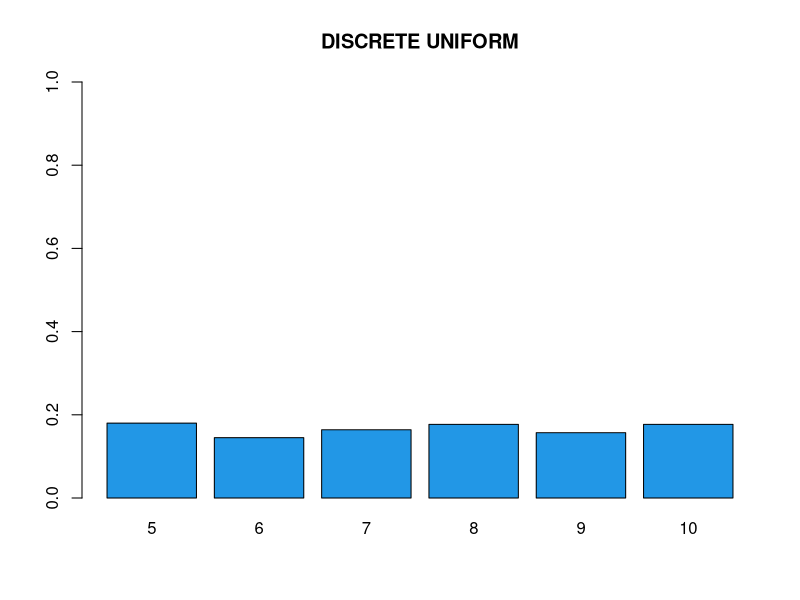
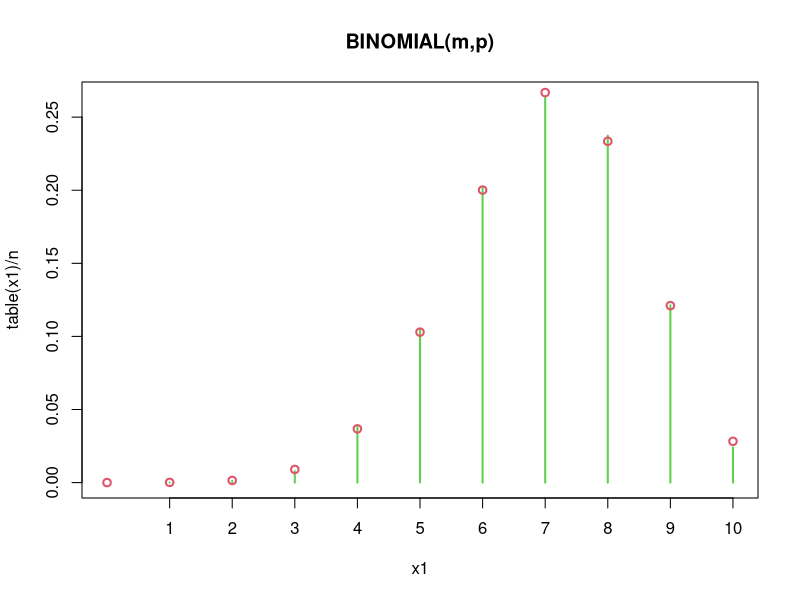
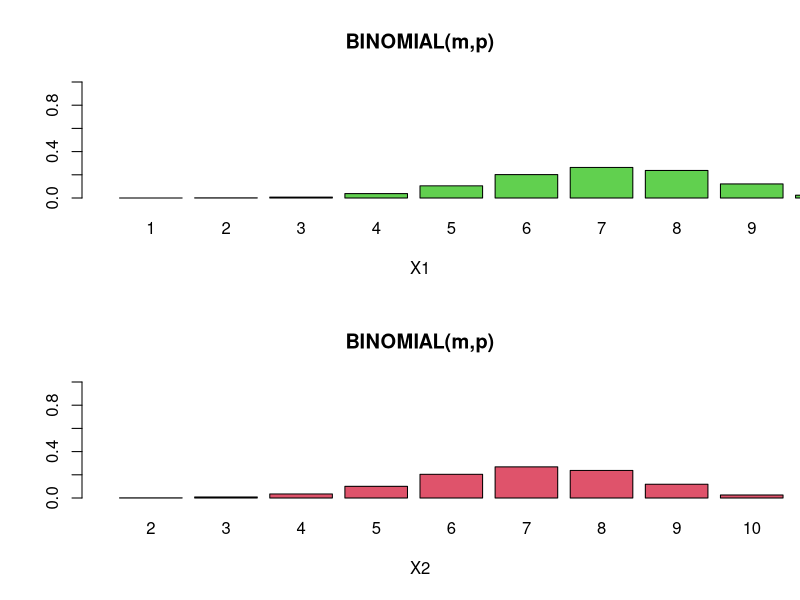
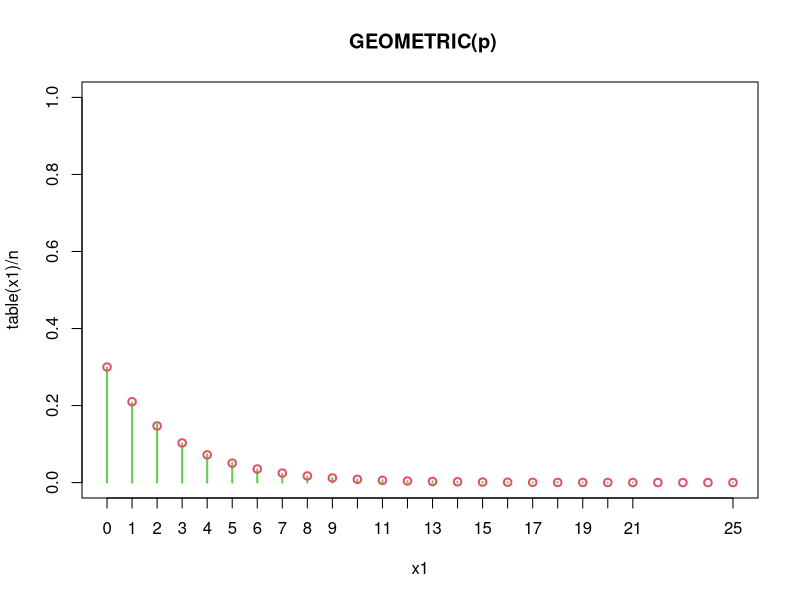
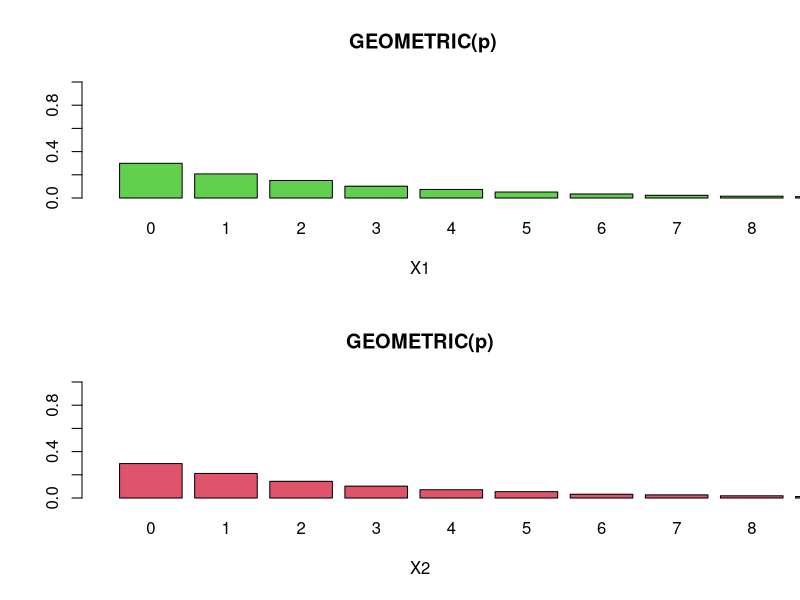
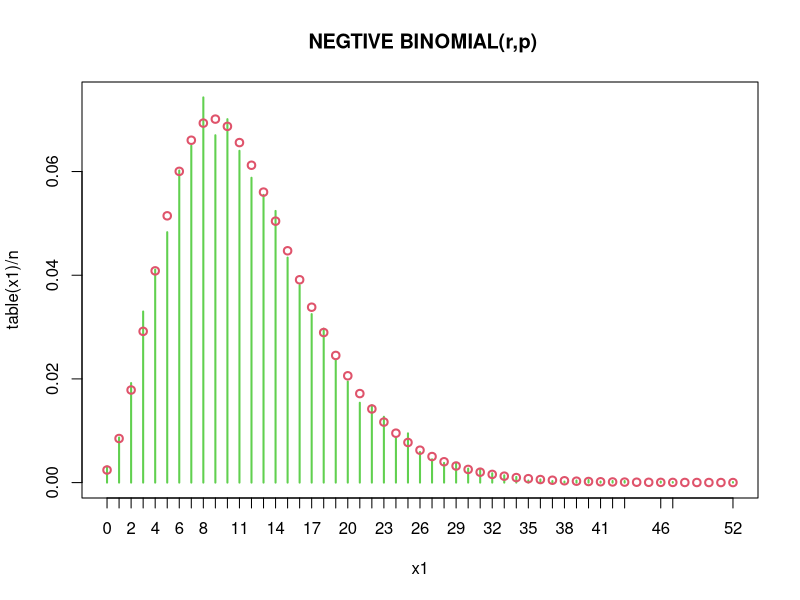
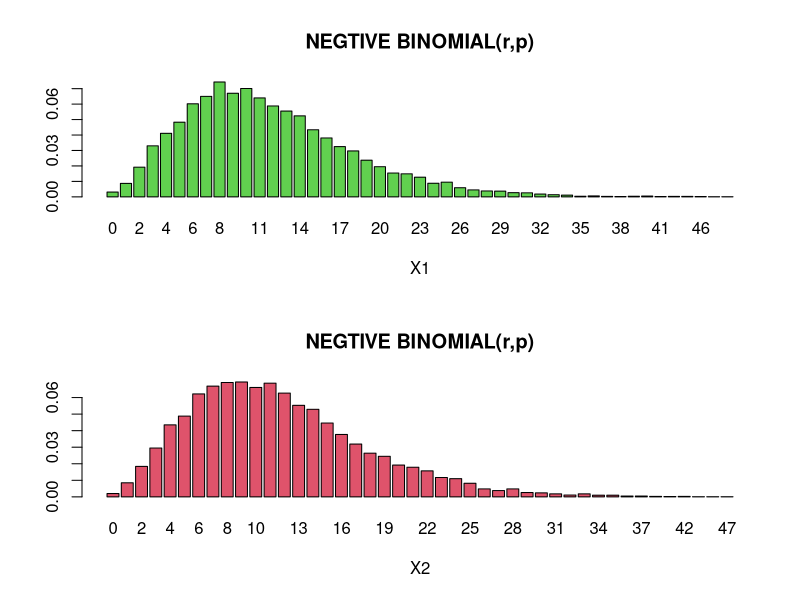
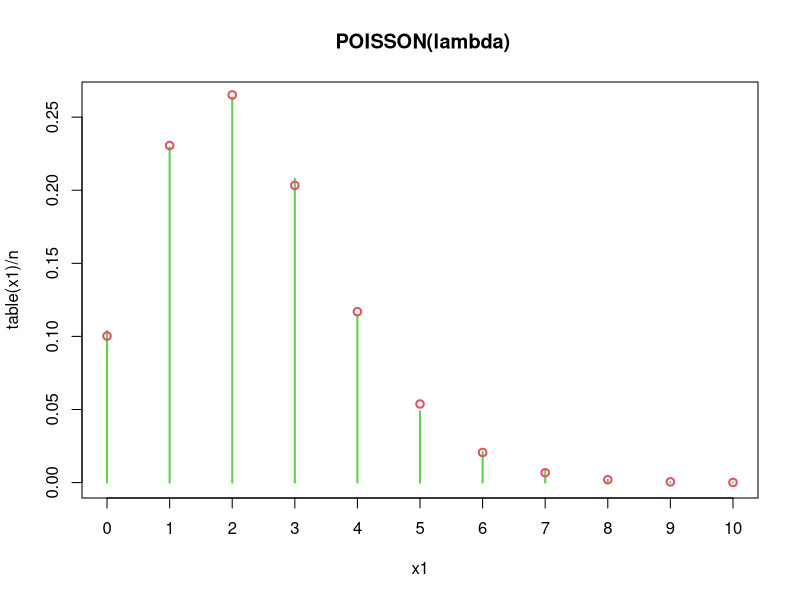

Source code (R) for these figures, in order:
#####################################################
# DISCRETE UNIFORM 
#####################################################

n<- 1000 # sample size 
sp<- 5:10 # sample space 
x<-sample(sp, n, replace=T)   # data 
par(mfrow=c(1,1))
barplot(table(x)/n, col=4, ylim=c(0,1), main = " DISCRETE UNIFORM ")

#####################################################
# BINOMIAL(m,p)
# It is the total number of  successes  in a series of  m Bernoulli events.
#####################################################

n<- 10000 # sample size 
m<-10
p<-0.7
x1<-rbinom(n,m,p)   # data 
par(mfrow=c(1,1))
plot(table(x1)/n, col=3, xlim=c(0,m), main = " BINOMIAL(m,p) ")
lines(dbinom(0:m, m,p)~c(0:m), type='p', col=2, lwd=2)
# Binomoal from Uniform(0,1)
x2 <- array(0,dim=c(n))
for (i in 1:n) {
  x2[i] <- sum(runif(m)<p)
}
par(mfrow=c(2,1))
barplot(table(x1)/n, col=3, ylim=c(0,1), xlim=c(0,m), xlab='X1', main = " BINOMIAL(m,p) ")
barplot(table(x2)/n, col=2, ylim=c(0,1), xlim=c(0,m), xlab='X2', main = " BINOMIAL(m,p) ")

#####################################################
# GEOMETRIC(p)
# It is the number of failures before a success in a series of Bernoulli event.
#####################################################

n<- 10000 # sample size 
p<-0.3
x1<-rgeom(n,p)   # data 
par(mfrow=c(1,1))
plot(table(x1)/n, col=3, ylim=c(0,1), main = " GEOMETRIC(p)")
lines(dgeom(0:max(x1),p)~c(0:max(x1)), type='p', col=2, lwd=2)
# Geometric from Uniform(0,1)
x2 <- array(0,dim=c(n))
for(i in 1 :n){
count<-0
s<-0
while (s==0) {
  
  count=count+1
  s<-(runif(1)<p)
}
x2[i]<-count-1
}
par(mfrow=c(2,1))
barplot(table(x1)/n, col=3, ylim=c(0,1), xlim=c(0,m), xlab='X1', main = "  GEOMETRIC(p) ")
barplot(table(x2)/n, col=2, ylim=c(0,1), xlim=c(0,m), xlab='X2', main = " GEOMETRIC(p) ")

#####################################################
# NEGTIVE BINOMIAL(r,p)
# It is the number of  failures  before a success in a series of Bernoulli events.
#####################################################

n<- 10000 # sample size 
r<-5
p<-0.3
x1<-rnbinom(n,r,p)   # data 
par(mfrow=c(1,1))
plot(table(x1)/n, col=3, main = " NEGTIVE BINOMIAL(r,p)")
lines(dnbinom(0:max(x1),r,p)~c(0:max(x1)), type='p', col=2, lwd=2)
# NEGTIVE BINOMIAL(r,p) as a sum of r independent  GEOMETRIC(p)

x2 <- array(0,dim=c(n))
for(i in 1 : n){
  x2[i]<-sum(rgeom(r,p))
}

par(mfrow=c(2,1))
barplot(table(x1)/n, col=3, xlab='X1', main = " NEGTIVE BINOMIAL(r,p) ")
barplot(table(x2)/n, col=2, xlab='X2', main = " NEGTIVE BINOMIAL(r,p) ")

#####################################################
# POISSON(lambda)
#####################################################

n<- 10000 # sample size 
lambda<-2.3
x1<-rpois(n, 2.3)   # data 
par(mfrow=c(1,1))
plot(table(x1)/n, col=3, main = " POISSON(lambda)")
lines(dpois(0:max(x1),lambda)~c(0:max(x1)), type='p', col=2, lwd=2)
# Poisson as  a limit of binomial 
n<- 10000 # sample size 
m<-100
p<-.023
x2<-rbinom(n,m,p)   # data 
par(mfrow=c(2,1))
barplot(table(x1)/n, col=3, xlab='X1', main = " POISSON(lambda) ")
barplot(table(x2)/n, col=2, xlab='X2', main = " POISSON(lambda) ")
cat("\newpage")

##############################
# Multinomial(k,p_vector)
##############################

k <- 5  # categories
n <- 1000 # sample size 
p <- c(.2,.5,.1,.1,.1) # probbility vector 
x1 <- sample(1:k, n, replace=T, prob=p) # data 
print(table(x1)/n )
par(mfrow=c(1,1))
plot(table(x1)/n,ylim=c(0,1), col=3, main = " Multinomial(k,p_vector) ")
lines(p, type='p', col=2, lwd=2)
